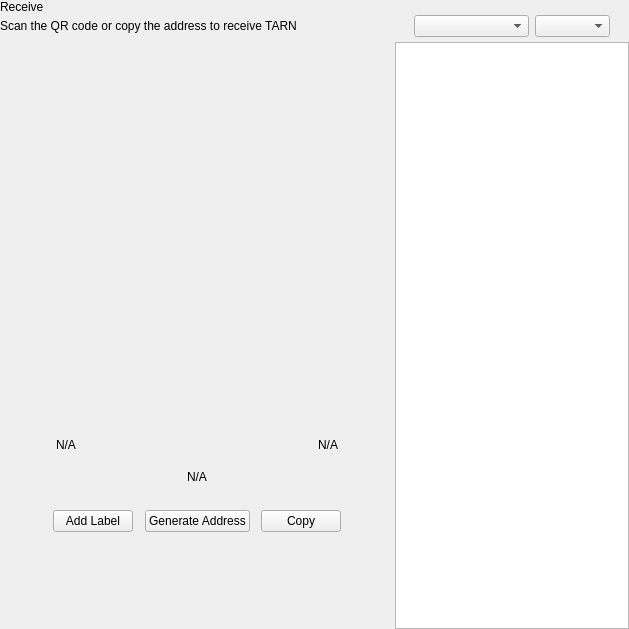
<?xml version="1.0" encoding="UTF-8"?>
<ui version="4.0">
 <class>ReceiveWidget</class>
 <widget class="QWidget" name="ReceiveWidget">
  <property name="geometry">
   <rect>
    <x>0</x>
    <y>0</y>
    <width>629</width>
    <height>629</height>
   </rect>
  </property>
  <property name="minimumSize">
   <size>
    <width>0</width>
    <height>0</height>
   </size>
  </property>
  <property name="windowTitle">
   <string>Form</string>
  </property>
  <layout class="QHBoxLayout" name="horizontalLayout_2" stretch="2,1">
   <property name="spacing">
    <number>0</number>
   </property>
   <property name="leftMargin">
    <number>0</number>
   </property>
   <property name="topMargin">
    <number>0</number>
   </property>
   <property name="rightMargin">
    <number>0</number>
   </property>
   <property name="bottomMargin">
    <number>0</number>
   </property>
   <item>
    <widget class="QWidget" name="left" native="true">
     <layout class="QVBoxLayout" name="verticalLayout_3">
      <property name="leftMargin">
       <number>0</number>
      </property>
      <property name="topMargin">
       <number>0</number>
      </property>
      <property name="rightMargin">
       <number>0</number>
      </property>
      <property name="bottomMargin">
       <number>0</number>
      </property>
      <item>
       <layout class="QVBoxLayout" name="verticalLayout_2">
        <property name="spacing">
         <number>0</number>
        </property>
        <property name="leftMargin">
         <number>0</number>
        </property>
        <item>
         <layout class="QHBoxLayout" name="horizontalLayout_3">
          <property name="spacing">
           <number>0</number>
          </property>
          <item>
           <layout class="QVBoxLayout" name="verticalLayout_4">
            <property name="spacing">
             <number>5</number>
            </property>
            <item>
             <widget class="QLabel" name="labelTitle">
              <property name="text">
               <string>Receive</string>
              </property>
             </widget>
            </item>
            <item alignment="Qt::AlignTop">
             <widget class="QLabel" name="labelSubtitle1">
              <property name="text">
               <string>Scan the QR code or copy the address to receive TARN</string>
              </property>
             </widget>
            </item>
           </layout>
          </item>
          <item>
           <spacer name="horizontalSpacer">
            <property name="orientation">
             <enum>Qt::Horizontal</enum>
            </property>
            <property name="sizeHint" stdset="0">
             <size>
              <width>40</width>
              <height>20</height>
             </size>
            </property>
           </spacer>
          </item>
         </layout>
        </item>
        <item>
         <spacer name="verticalSpacer_2">
          <property name="orientation">
           <enum>Qt::Vertical</enum>
          </property>
          <property name="sizeType">
           <enum>QSizePolicy::Expanding</enum>
          </property>
          <property name="sizeHint" stdset="0">
           <size>
            <width>20</width>
            <height>50</height>
           </size>
          </property>
         </spacer>
        </item>
        <item alignment="Qt::AlignHCenter">
         <widget class="QWidget" name="layoutQR" native="true">
          <property name="maximumSize">
           <size>
            <width>510</width>
            <height>16777215</height>
           </size>
          </property>
          <layout class="QVBoxLayout" name="verticalLayoutQr">
           <item>
            <spacer name="verticalSpacer11">
             <property name="orientation">
              <enum>Qt::Vertical</enum>
             </property>
             <property name="sizeType">
              <enum>QSizePolicy::Fixed</enum>
             </property>
             <property name="sizeHint" stdset="0">
              <size>
               <width>20</width>
               <height>20</height>
              </size>
             </property>
            </spacer>
           </item>
           <item alignment="Qt::AlignHCenter">
            <widget class="QLabel" name="labelQrImg">
             <property name="minimumSize">
              <size>
               <width>260</width>
               <height>260</height>
              </size>
             </property>
             <property name="maximumSize">
              <size>
               <width>260</width>
               <height>260</height>
              </size>
             </property>
             <property name="text">
              <string/>
             </property>
             <property name="alignment">
              <set>Qt::AlignCenter</set>
             </property>
            </widget>
           </item>
           <item>
            <spacer name="verticalSpacer_21">
             <property name="orientation">
              <enum>Qt::Vertical</enum>
             </property>
             <property name="sizeType">
              <enum>QSizePolicy::Fixed</enum>
             </property>
             <property name="sizeHint" stdset="0">
              <size>
               <width>20</width>
               <height>30</height>
              </size>
             </property>
            </spacer>
           </item>
           <item>
            <widget class="QWidget" name="widget" native="true">
             <property name="minimumSize">
              <size>
               <width>0</width>
               <height>0</height>
              </size>
             </property>
             <layout class="QHBoxLayout" name="horizontalLayout_5">
              <item>
               <widget class="QLabel" name="labelLabel">
                <property name="text">
                 <string notr="true">N/A</string>
                </property>
               </widget>
              </item>
              <item>
               <spacer name="horizontalSpacer_2">
                <property name="orientation">
                 <enum>Qt::Horizontal</enum>
                </property>
                <property name="sizeHint" stdset="0">
                 <size>
                  <width>141</width>
                  <height>20</height>
                 </size>
                </property>
               </spacer>
              </item>
              <item>
               <widget class="QLabel" name="labelDate">
                <property name="text">
                 <string notr="true">N/A</string>
                </property>
                <property name="alignment">
                 <set>Qt::AlignRight|Qt::AlignTrailing|Qt::AlignVCenter</set>
                </property>
               </widget>
              </item>
             </layout>
            </widget>
           </item>
           <item>
            <widget class="QLabel" name="labelAddress">
             <property name="sizePolicy">
              <sizepolicy hsizetype="Expanding" vsizetype="Preferred">
               <horstretch>0</horstretch>
               <verstretch>0</verstretch>
              </sizepolicy>
             </property>
             <property name="minimumSize">
              <size>
               <width>300</width>
               <height>0</height>
              </size>
             </property>
             <property name="text">
              <string notr="true">N/A</string>
             </property>
             <property name="alignment">
              <set>Qt::AlignCenter</set>
             </property>
            </widget>
           </item>
           <item>
            <spacer name="verticalSpacer_4">
             <property name="orientation">
              <enum>Qt::Vertical</enum>
             </property>
             <property name="sizeType">
              <enum>QSizePolicy::Fixed</enum>
             </property>
             <property name="sizeHint" stdset="0">
              <size>
               <width>20</width>
               <height>20</height>
              </size>
             </property>
            </spacer>
           </item>
           <item>
            <layout class="QHBoxLayout" name="horizontalLayout_4">
             <item alignment="Qt::AlignHCenter">
              <widget class="QPushButton" name="pushButtonLabel">
               <property name="focusPolicy">
                <enum>Qt::NoFocus</enum>
               </property>
               <property name="text">
                <string>Add Label</string>
               </property>
              </widget>
             </item>
             <item alignment="Qt::AlignHCenter">
              <widget class="QPushButton" name="pushButtonNewAddress">
               <property name="focusPolicy">
                <enum>Qt::NoFocus</enum>
               </property>
               <property name="text">
                <string>Generate Address</string>
               </property>
              </widget>
             </item>
             <item alignment="Qt::AlignHCenter">
              <widget class="QPushButton" name="pushButtonCopy">
               <property name="focusPolicy">
                <enum>Qt::NoFocus</enum>
               </property>
               <property name="text">
                <string>Copy</string>
               </property>
              </widget>
             </item>
            </layout>
           </item>
           <item>
            <spacer name="verticalSpacer_3">
             <property name="orientation">
              <enum>Qt::Vertical</enum>
             </property>
             <property name="sizeType">
              <enum>QSizePolicy::Expanding</enum>
             </property>
             <property name="sizeHint" stdset="0">
              <size>
               <width>20</width>
               <height>20</height>
              </size>
             </property>
            </spacer>
           </item>
          </layout>
         </widget>
        </item>
        <item>
         <spacer name="verticalSpacer">
          <property name="orientation">
           <enum>Qt::Vertical</enum>
          </property>
          <property name="sizeHint" stdset="0">
           <size>
            <width>20</width>
            <height>40</height>
           </size>
          </property>
         </spacer>
        </item>
       </layout>
      </item>
     </layout>
    </widget>
   </item>
   <item>
    <widget class="QWidget" name="right" native="true">
     <layout class="QVBoxLayout" name="verticalLayout_5">
      <property name="spacing">
       <number>0</number>
      </property>
      <property name="leftMargin">
       <number>1</number>
      </property>
      <property name="topMargin">
       <number>0</number>
      </property>
      <property name="rightMargin">
       <number>0</number>
      </property>
      <property name="bottomMargin">
       <number>0</number>
      </property>
      <item>
       <layout class="QVBoxLayout" name="container_right">
        <property name="spacing">
         <number>0</number>
        </property>
        <property name="leftMargin">
         <number>0</number>
        </property>
        <property name="rightMargin">
         <number>0</number>
        </property>
        <item>
         <layout class="QVBoxLayout" name="verticalLayout">
          <property name="spacing">
           <number>6</number>
          </property>
          <property name="leftMargin">
           <number>19</number>
          </property>
          <property name="rightMargin">
           <number>19</number>
          </property>
          <item>
           <widget class="OptionButton" name="btnRequest" native="true"/>
          </item>
          <item>
           <widget class="OptionButton" name="btnMyAddresses" native="true">
            <property name="sizePolicy">
             <sizepolicy hsizetype="Preferred" vsizetype="Minimum">
              <horstretch>0</horstretch>
              <verstretch>0</verstretch>
             </sizepolicy>
            </property>
           </widget>
          </item>
         </layout>
        </item>
        <item>
         <widget class="QWidget" name="sortWidget" native="true">
          <layout class="QHBoxLayout" name="horizontalLayout_6">
           <property name="leftMargin">
            <number>19</number>
           </property>
           <property name="rightMargin">
            <number>19</number>
           </property>
           <property name="bottomMargin">
            <number>5</number>
           </property>
           <item>
            <spacer name="horizontalSpacer_3">
             <property name="orientation">
              <enum>Qt::Horizontal</enum>
             </property>
             <property name="sizeHint" stdset="0">
              <size>
               <width>40</width>
               <height>20</height>
              </size>
             </property>
            </spacer>
           </item>
           <item>
            <widget class="QComboBox" name="comboBoxSort">
             <property name="sizePolicy">
              <sizepolicy hsizetype="Preferred" vsizetype="Fixed">
               <horstretch>0</horstretch>
               <verstretch>0</verstretch>
              </sizepolicy>
             </property>
             <property name="minimumSize">
              <size>
               <width>115</width>
               <height>0</height>
              </size>
             </property>
            </widget>
           </item>
           <item>
            <widget class="QComboBox" name="comboBoxSortOrder">
             <property name="sizePolicy">
              <sizepolicy hsizetype="Preferred" vsizetype="Fixed">
               <horstretch>0</horstretch>
               <verstretch>0</verstretch>
              </sizepolicy>
             </property>
             <property name="minimumSize">
              <size>
               <width>75</width>
               <height>0</height>
              </size>
             </property>
            </widget>
           </item>
          </layout>
         </widget>
        </item>
        <item>
         <widget class="QListView" name="listViewAddress"/>
        </item>
       </layout>
      </item>
     </layout>
    </widget>
   </item>
  </layout>
 </widget>
 <customwidgets>
  <customwidget>
   <class>OptionButton</class>
   <extends>QWidget</extends>
   <header>qt/tarian/optionbutton.h</header>
   <container>1</container>
  </customwidget>
 </customwidgets>
 <resources/>
 <connections/>
</ui>
